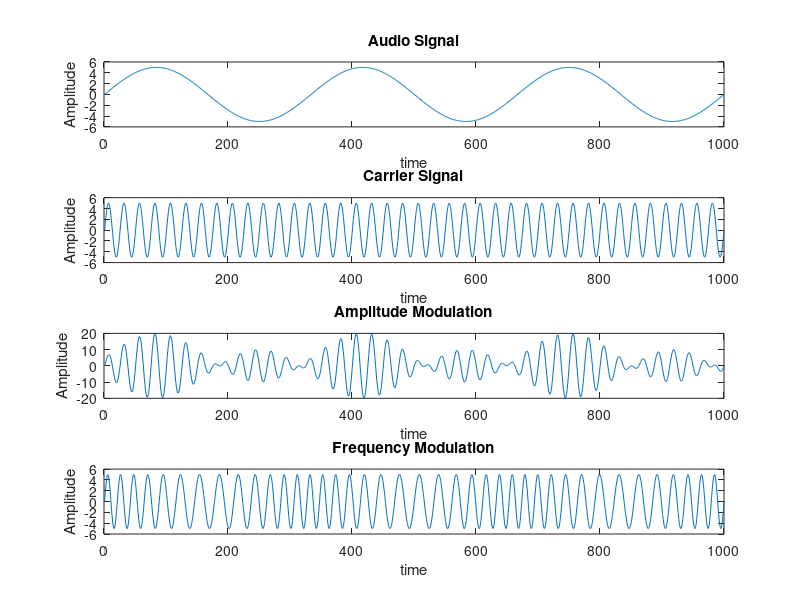

The MATLAB source for this figure:
function disp()

t=linspace(0, 1, 1000);
A=5;
fm=3;
fc=40;
mi=3;

x=sin(2 * pi * fm * t);
Sm= x.*A;

y=sin(2 * pi * fc * t);
Sc=y.*A;

AmpMod = y .* (A + mi * Sm);

z= x.*mi;
z=z+ (2*pi*fc*t);
z=sin(z);
FreqMod = z.*A;


subplot(4,1,1)
plot(Sm)
title('Audio Signal');
xlabel('time');
ylabel('Amplitude');
subplot(4,1,2)
plot(Sc)
title('Carrier Signal');
xlabel('time');
ylabel('Amplitude');
subplot(4,1,3)
plot(AmpMod)
title('Amplitude Modulation');
xlabel('time');
ylabel('Amplitude');
subplot(4,1,4)
plot(FreqMod)
title('Frequency Modulation')
xlabel('time');
ylabel('Amplitude');
